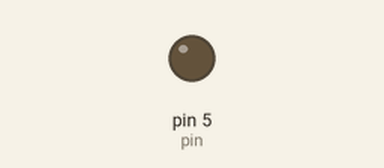
Recording of a sketch running on a simulated Arduino Uno, built with avr-gcc and run on an emulated ATmega328P. Parts: output pins drawn as LEDs (lit = HIGH).

Above: at 0.05 s.
At 0.35 s:
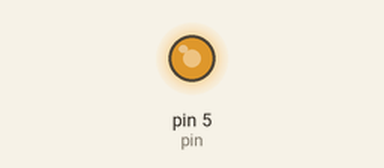
At 0.55 s:
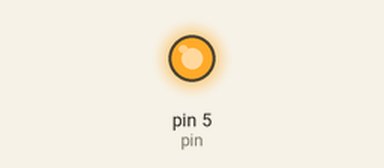
At 1.05 s:
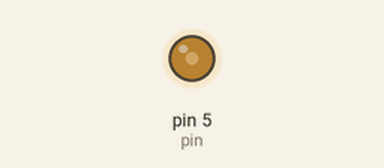
Timing chart, 0 to 3.0 s (numbered marks = the images above):
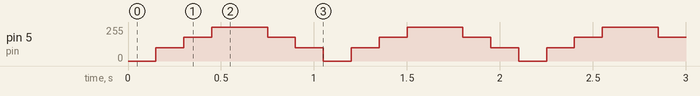

The sketch:

LED_high-low_low-high.ino
```cpp
int cnt = 0;
int pin = 5;
int i = 0;
int Push_Button = 8;

void setup() {
  // put your setup code here, to run once:
  Serial.begin(9600);
  pinMode(5,OUTPUT);


}

void loop() {
  // put your main code here, to run repeatedly:

  for(i=0; i<4; i++)
  {
    if(i==0)
    {
      analogWrite(pin,0);
    }
    else if(i==1)
    {
      analogWrite(pin,100);
    }
    else if(i==2)
    {
      analogWrite(pin,180);
    }
    else if(i==3)
    {
      analogWrite(pin,255);
    }
    delay(150);
  }
  for(i=0; i<3; i++)
  {
    if(i==0)
    {
      analogWrite(pin,255);
    }
    else if(i==1)
    {
      analogWrite(pin,180);
    }
    else if(i==2)
    {
      analogWrite(pin,100);
    }
    delay(150);
  }
}
```

Measured:
- by itself, pin 5 (pin): repeats every 1.1 s: 180/255 0.15 s, 255/255 0.30 s, 180/255 0.15 s, 100/255 0.15 s, 0/255 0.15 s, 100/255 0.15 s
